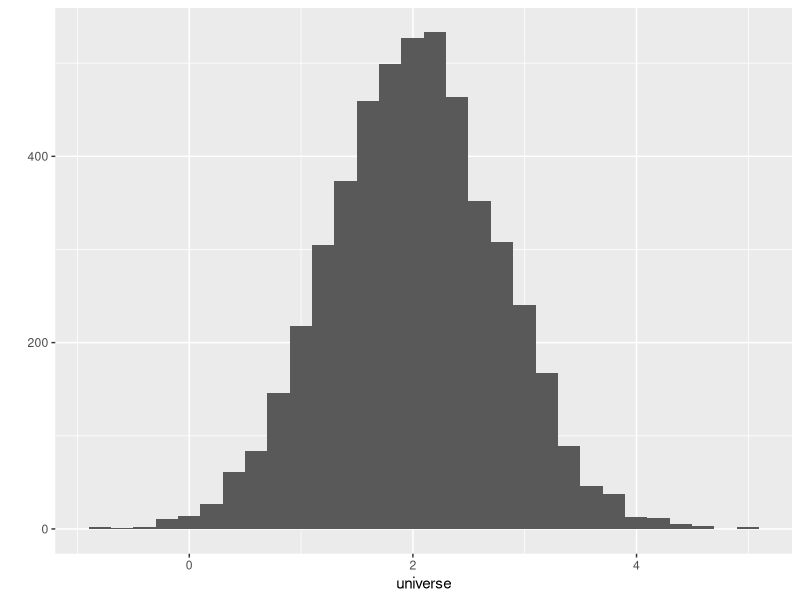
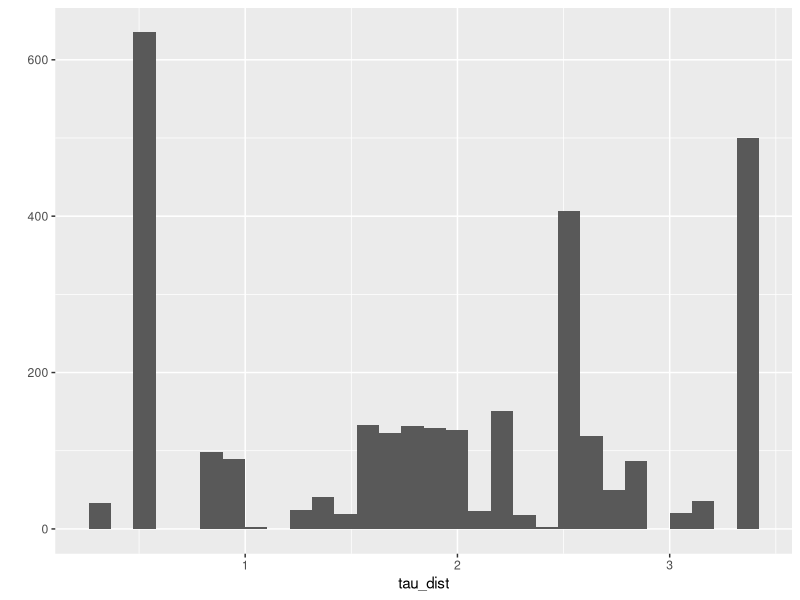
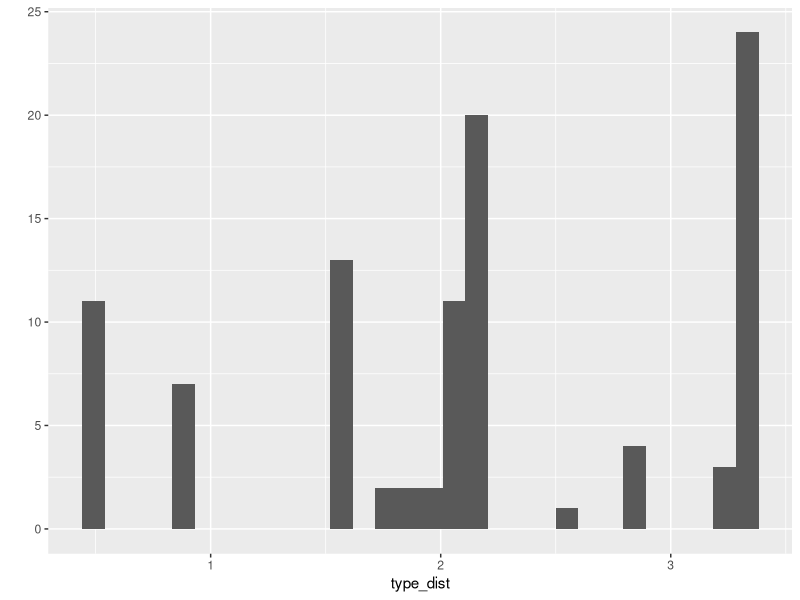
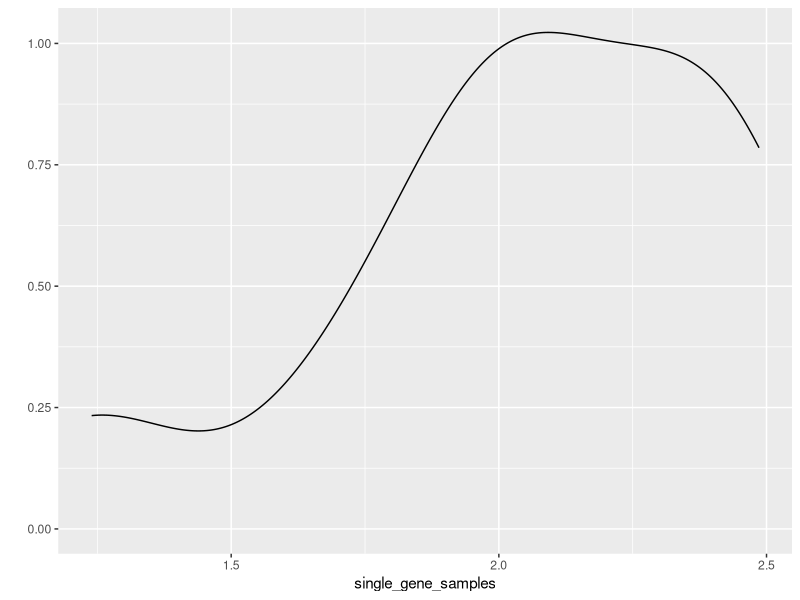

Source code (R) for these figures, in order:
library(ggplot2)

#Generative model
universe <- rnorm(5000, 2, 0.75)
qplot(universe, geom='histogram')

dirichlet_sample <- function(n, samples, c){
  
  #Determining beta dist
  num_samples <- length(samples)
  b <- rbeta(num_samples, 1, c)
  #Init
  p <- numeric(num_samples)
  p[1] <- b[1]
  
  #Stick-breaking process
  p[2:n] <- sapply(2:n, function(i) b[i] * prod(1 - b[1:(i-1)]))
  
  theta <- sample(samples, size=n, prob=p, replace=TRUE)
  theta
}

tau_dist <- dirichlet_sample(3000, universe, 10)
qplot(tau_dist, geom='histogram')

type_dist <- dirichlet_sample(100, tau_dist, 10)
qplot(type_dist, geom='histogram')

num_samples <- 10

determine_samples <- function(distribution, n){
  #Init
  sample_values <- c()
  
  #Figuring out a weighted average of each expression level's contribution
  exp_levels <- sort(unique(distribution))
  prob_weights <- as.numeric(table(distribution))/ length(distribution)
  exp_weights <- exp_levels * prob_weights
  
  for (i in 1:n){
    #Determining how much of each type contributes to the sample
    sample_type_amount <- rnorm(length(exp_levels), 1, 0.5)
    sample_total <- sample_type_amount %*% exp_weights
    
    #Adding it to the list
    sample_values <- c(sample_values, sample_total)
  }
  sample_values
}

single_gene_samples <- determine_samples(type_dist, 10)
qplot(single_gene_samples, geom='density')

simulate_data <- function(num_genes, num_samples){
  universe <- rnorm(5000, 2, 0.75)
  
  samples <- c()
  for(i in 1:num_genes){
    
    tau_dist <- dirichlet_sample(2000, universe, 10)
    type_dist <- dirichlet_sample(500, tau_dist, 10)
    
    gene_samples <- determine_samples(type_dist, num_samples)
    samples <- rbind(samples, gene_samples)
  }
  rownames(samples) <- 1:length(samples[,1])
  samples
}
